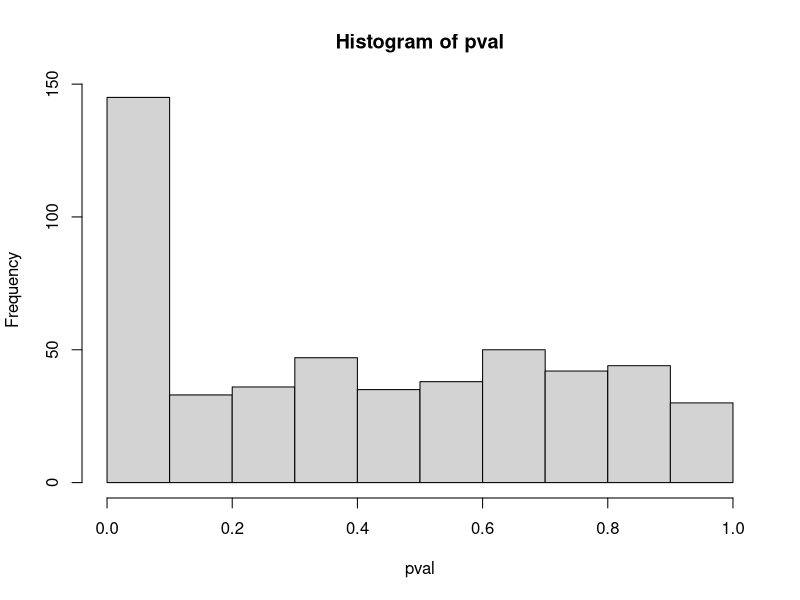
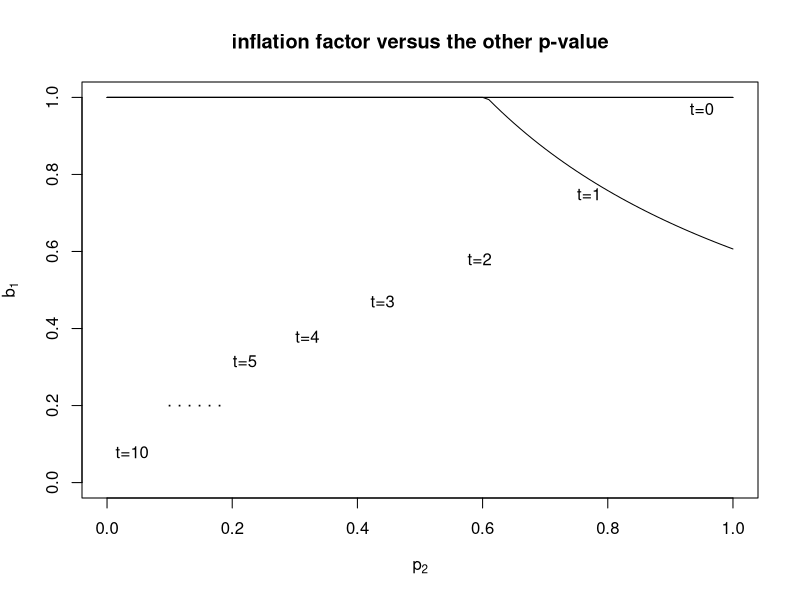

The R script that drew these images, in order: (Note: this script raises an error after producing the figures.)
set.seed(1234)
## 400 true null generated by standard normal, 100 false null generated by mean 3.5 norm
Zstat <- c(rnorm(400), rnorm(n=100, mean = 10))
pval <- 1-pnorm(Zstat)

## Fisher's combining function
# fixed selection cutoff t
t <- qchisq(1-0.05/500,200)

b <- c()
for (i in seq_along(pval)){
 b[i] <- min(c(exp(-t/2)/prod(pval[-i]),1))
# b[i] <- exp(-t/2)/prod(pval[-i])
}

cpval <- pval/b

## Stouffer's



## minP combining function
t = 0.5
b <- c()
for (i in seq_along(pval)){
  # b[i] <- min(c(exp(-t/2)/prod(pval[-i]),1))
  b[i] <- ifelse(min(pval[-i])>t, t, 1)
}

cpval <- pval/b
hist(pval)

## Fisher Combining Function

tf <- seq(0,10)

p2 <- seq(0,1,0.01)


f <- function(p2,tf){ pmin(exp(-tf/2)/p2,1)}

b1 <- outer(p2,tf,f)

plot(p2, b1[,1],ylim = c(0,1), xlab= expression(p[2]), ylab = expression(b[1]), type = "l", main="inflation factor versus the other p-value")

for (i in 2:length(t)){
  lines(p2,b1[,i])
}
text(c(0.95,0.77,0.595,0.44, 0.32,0.22,0.14, 0.04),c(0.97,0.75,0.58,0.47,0.38,0.315, 0.2, 0.08),
     labels = c("t=0", "t=1","t=2", "t=3", "t=4", "t=5", ". . . . . .", "t=10"))

plot(t, b1[1,],ylim = c(0,1), xlab= "t", ylab = expression(b[1]), type = "l", main="inflation factor versus selection cutoff")
for (i in c(0.2,0.4, 0.6, 1:10)){
  lines(t,b1[i*10+1,])
}
text(c(9.7,7.6,6.5,6.2,5.7,5,4.7, 4,3.5),c(0.97,0.88,0.74,0.6,0.475,0.335, 0.245, 0.19,0.13),
     labels = c("p2=0", "p2=0.02","p2=0.04", "p2=0.06", "p2=0.1", "p2=0.2", "p2=0.3", ". . . . . .", "p2=1"))



persp(p2, t, b1, theta = 60, phi = 30, expand = 0.5, col = "lightblue",
      ltheta = 120, shade = 0.75, ticktype = "detailed",
      xlab = "p2", ylab = "t", zlab = "b1",main = "3D Surface plot for inflation factor b1"
)


## MinP Combining Function

t <- seq(0,1,0.1)
p2 <- seq(0,1,length=100)


f <- function(p2,t){ ifelse(p2>t, t, 1) }

b1 <- outer(p2,t,f)

plot(p2, b1[,1],ylim = c(0,1), xlab= expression(p[2]), ylab = expression(b[1]), type = "l", main="inflation factor versus the other p-value")
for (i in 2:length(t)){
  lines(p2,b1[,i])
}

#text(c(0.95,0.77,0.595,0.44, 0.32,0.22,0.14, 0.04),c(0.97,0.75,0.58,0.47,0.38,0.315, 0.2, 0.08),
 #    labels = c("t=0", "t=1","t=2", "t=3", "t=4", "t=5", ". . . . . .", "t=10"))



persp(p2, t, b1, theta = -45, phi = 30, expand = 0.5, col = "lightblue",
      ltheta = 120, shade = 0.75, ticktype = "detailed",
      xlab = "p2", ylab = "t", zlab = "b1",main = "3D Surface plot for inflation factor b1"
)


persp(p2, t, b1, phi = 45, theta = 45,
      xlab = "p2", ylab = "t", zlab="b1",
      main = "3D Surface plot for inflation factor b1"
)
